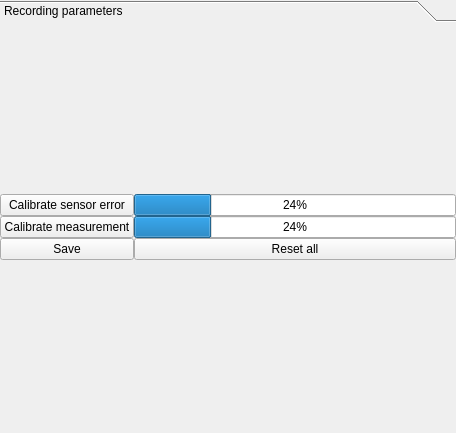
<?xml version="1.0" encoding="UTF-8"?>
<ui version="4.0">
 <class>tab_calibrate</class>
 <widget class="QWidget" name="tab_calibrate">
  <property name="geometry">
   <rect>
    <x>0</x>
    <y>0</y>
    <width>456</width>
    <height>433</height>
   </rect>
  </property>
  <property name="windowTitle">
   <string>Form</string>
  </property>
  <layout class="QGridLayout" name="gridLayout">
   <property name="margin">
    <number>0</number>
   </property>
   <property name="spacing">
    <number>0</number>
   </property>
   <item row="0" column="0">
    <layout class="QGridLayout" name="gridLayout_2">
     <property name="spacing">
      <number>1</number>
     </property>
     <item row="0" column="0">
      <widget class="QToolBox" name="toolBox">
       <property name="frameShape">
        <enum>QFrame::NoFrame</enum>
       </property>
       <property name="frameShadow">
        <enum>QFrame::Plain</enum>
       </property>
       <property name="lineWidth">
        <number>0</number>
       </property>
       <property name="currentIndex">
        <number>0</number>
       </property>
       <property name="tabSpacing">
        <number>0</number>
       </property>
       <widget class="QWidget" name="page_record">
        <property name="geometry">
         <rect>
          <x>0</x>
          <y>0</y>
          <width>454</width>
          <height>410</height>
         </rect>
        </property>
        <attribute name="label">
         <string>Recording parameters</string>
        </attribute>
        <layout class="QGridLayout" name="gridLayout_6">
         <property name="margin">
          <number>0</number>
         </property>
         <property name="spacing">
          <number>0</number>
         </property>
         <item row="0" column="0">
          <layout class="QVBoxLayout" name="verticalLayout">
           <property name="topMargin">
            <number>50</number>
           </property>
           <property name="bottomMargin">
            <number>50</number>
           </property>
           <item>
            <layout class="QHBoxLayout" name="horizontalLayout_3">
             <item>
              <layout class="QGridLayout" name="gridLayout_3">
               <item row="5" column="1">
                <widget class="QPushButton" name="ResetBtn">
                 <property name="text">
                  <string>Reset all</string>
                 </property>
                </widget>
               </item>
               <item row="5" column="0">
                <widget class="QPushButton" name="SaveBtn">
                 <property name="text">
                  <string>Save</string>
                 </property>
                </widget>
               </item>
               <item row="3" column="0">
                <widget class="QPushButton" name="CalibQBtn">
                 <property name="text">
                  <string>Calibrate measurement</string>
                 </property>
                </widget>
               </item>
               <item row="0" column="0">
                <widget class="QPushButton" name="CalibRBtn">
                 <property name="text">
                  <string>Calibrate sensor error</string>
                 </property>
                </widget>
               </item>
               <item row="3" column="1">
                <widget class="QProgressBar" name="measurementProgress">
                 <property name="value">
                  <number>24</number>
                 </property>
                </widget>
               </item>
               <item row="0" column="1">
                <widget class="QProgressBar" name="sensorProgress">
                 <property name="value">
                  <number>24</number>
                 </property>
                </widget>
               </item>
              </layout>
             </item>
            </layout>
           </item>
          </layout>
         </item>
        </layout>
       </widget>
      </widget>
     </item>
    </layout>
   </item>
  </layout>
 </widget>
 <resources>
  <include location="images.qrc"/>
 </resources>
 <connections/>
</ui>
